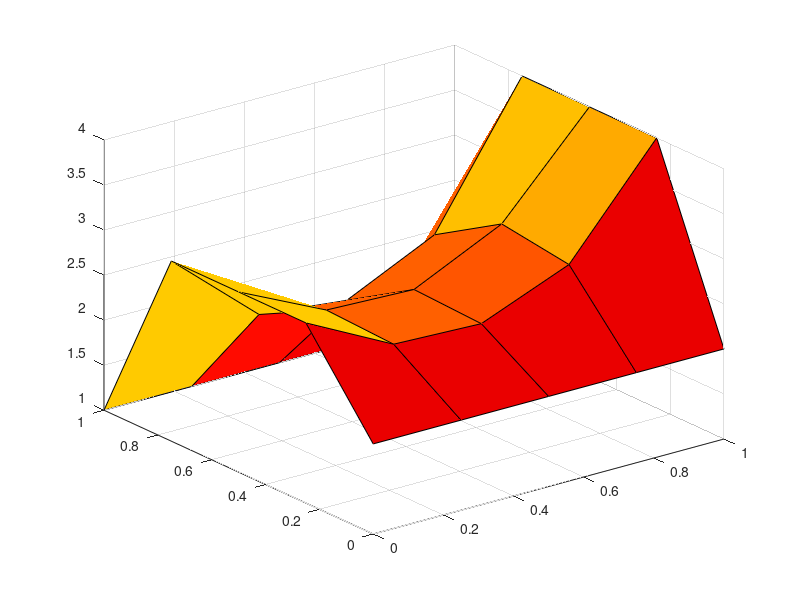

Source code (MATLAB):
b=[-1-3;-1;-1-4;-3;0;-4;-2-3;-2;-2-4];
D=[-4 1 0;1 -4 1;0 1 -4];
I=eye(3);
C=zeros(3,3);
A=[D I C;I D I;C I D];
V=A\b;
U(3,1)=V(1);
U(3,2)=V(2);
U(3,3)=V(3);
U(2,1)=V(4);
U(2,2)=V(5);
U(2,3)=V(6);
U(1,1)=V(7);
U(1,2)=V(8);
U(1,3)=V(9);
x=y=[0 0.25 0.5 0.75 1];
m=[3;3;3];
f=[4;4;4];
h=[1 1 1 1 1];
g=[2 2 2 2 2];
X=[m U f];
Y=[g;X;h];
[xx,yy]=meshgrid(x,y)
colormap(hot)
surf(xx,yy,Y)

